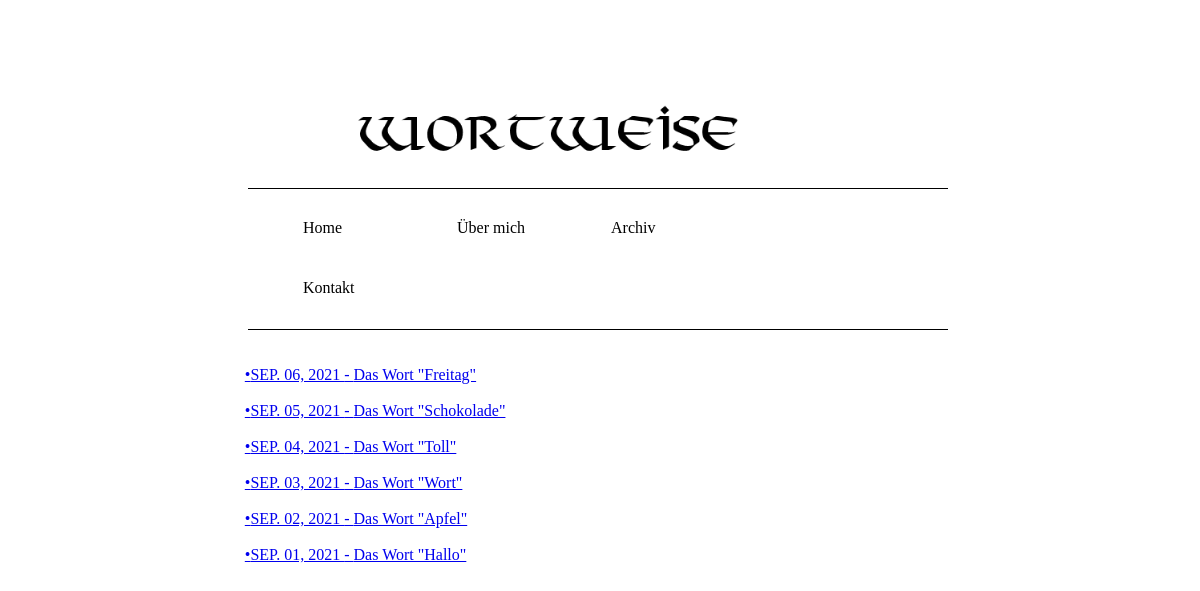
/posts/, run on the app's committed database.
### wortweise/models.py (models this page shows, shortened)
class Post(models.Model):
	title = models.CharField(max_length=255)
	time = models.CharField(max_length=255)
	slug = models.SlugField(max_length=200, unique=True, null=True)
	author = models.ForeignKey(User, on_delete=models.CASCADE)
	created_on = models.DateTimeField(auto_now_add=True)
	body = models.TextField()
	class Meta:
        	ordering = ['-created_on']

### wortweise/views.py (the view)
# urls.py: path('posts/', MyListView.as_view(), name='list-detail'),
class MyListView(ListView):
	model = Post
	template_name = 'list_details.html'

### wortweise/templates/list_details.html (shortened to what this page needs)
<!DOCTYPE html>
<html>
<head>
{% load static %}
<link rel="stylesheet" type="text/css" href= "{% static 'polls/style-blog.css' %}?{% now "U" %}">
</head>
<body>
    <div class="logo">
    <a href="{% url 'home' %}"><img src = "{% static 'polls/images/wort-logo1.png' %}?{% now "U" %}" ></a>
    </div>
    <nav>
        <ul>
        <li><a href="{% url 'home' %}" class="cool-link">Home</a></li>
        <li><a href="{% url 'about-detail' %}" class="cool-link">&Uuml;ber mich</a></li>
        <li><a href="{% url 'list-detail' %}" class="cool-link">Archiv</a></li>
        <li><a href="{% url 'contact-detail' %}" class="cool-link">Kontakt</a></li>
        </ul>
    </nav>
</body>
<br>
<br>
<div class="blog-posts">
{% for post in object_list %}
    <li1><a href="{% url 'post_detail' post.slug %}">•{{ post.time }} - {{post.title}}</a></li1>
    <br>
    <br>
{% endfor %}
</div>
</html>

### wortweise/static/polls/style-blog.css (style rules this page uses)
nav { width: 100vw; overflow:auto; background: white; max-width:100%; height:auto;" border-color: black; display: block; margin: auto; }
ul { padding: 10px 50px; width: 50vw; margin: 15vw 0 0 20vw; list-style: none; border-top: 1px solid black; border-bottom: 1px solid black; border-color: black; }
li { display: inline-block; width: 150px; border-color: black; }
li a { display: inline-block; padding: 20px 5px; text-decoration: none; font-family: Libre-Baskerville; color: black; text-align: center; border-color: black; }
.cool-link::after { content:''; display: block; width: 0; height: 2px; background: black; transition: width .3s }
.logo { background-image: url("images/wort-logo1.png") no-repeat; position: relative; width: fit-content; }
.logo img { position: absolute; margin-top: 8vw; margin-left: 29vw; width: 32vw; height: auto; }
.blog-posts { text-align: justify; margin-top: 100px; margin: auto; width: 60%; font-family: 'Lora', Georgia, serif; }

### data on the page
Post: time "SEP. 06, 2021", title "Das Wort \"Freitag\""
Post: time "SEP. 05, 2021", title "Das Wort \"Schokolade\""
Post: time "SEP. 04, 2021", title "Das Wort \"Toll\""
Post: time "SEP. 03, 2021", title "Das Wort \"Wort\""
Post: time "SEP. 02, 2021", title "Das Wort \"Apfel\""
Post: time "SEP. 01, 2021", title "Das Wort \"Hallo\""
